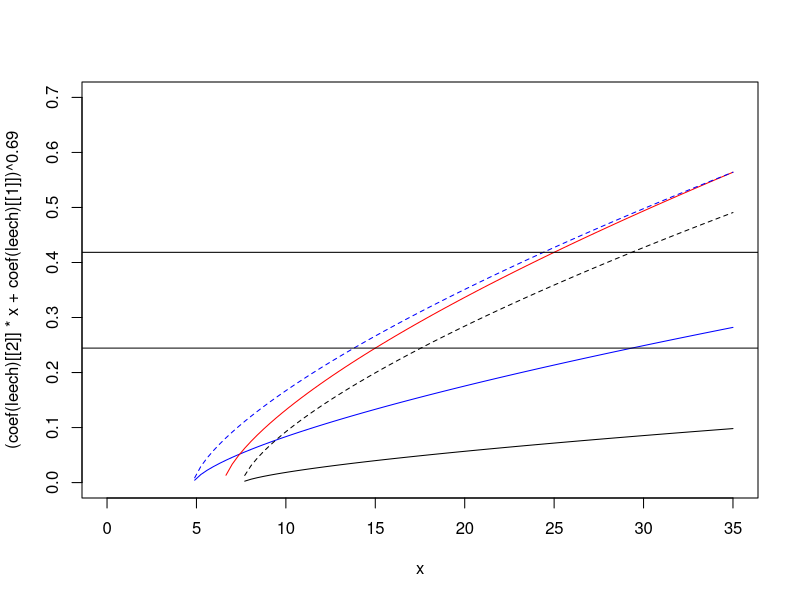

R code for this plot:


## determining the size of leeches et al to use

allo<-read.csv('allometry.csv')

## model of mass as a function of length for each animal
leech<-with(subset(allo,taxon=='leech'),lm(mass~length))
zygo<-with(subset(allo,taxon=='zygoptera'),lm(mass~length))
taban<-with(subset(allo,taxon=='Tabanid'),lm(mass~length))
taban.br<-with(subset(allo,taxon=='br.tabanid'),lm(mass~length))

## the equation for metabolic capacity is:
##         Metabolic = Mass^0.69

## so just replace Mass with the model for length. 
curve((coef(leech)[[2]]*x+coef(leech)[[1]])^0.69,ylim=c(0,0.7),xlim=c(0,35))

curve((coef(zygo)[[2]]*x+coef(zygo)[[1]])^0.69,add=TRUE,col='blue')

curve((coef(taban)[[2]]*x+coef(taban)[[1]])^0.69,add=TRUE,col='red')

#curve((coef(taban.br)[[2]]*x+coef(taban.br)[[1]])^0.69,add=TRUE,col='red',lwd=2)

## these graphs are basically metabolic capacity (y-axis) and total
## length of ONE individual (x-axis)

## So, what density of insects will give approximately similar
## metabolic capacity?
curve(2*((coef(zygo)[[2]]*x+coef(zygo)[[1]])^0.69),add=TRUE,col='blue',lty=2)

curve(5*((coef(leech)[[2]]*x+coef(leech)[[1]])^0.69),add=TRUE,lty=2)

## tried different densities, and found that 2 and 5 worked.  The
## curves look kind of the same.
## so one Tabanid = 2 damselflies = 5 leeches.

#with(allo,points(length,mass^0.69))

## what is the metabolic capacity for a resonable range of tabanid
## body lengths?
goal<-predict(taban,list(length=c(15,25)),type='response')

## OK, so the total metabolic capacity of the predators needs to be in
## this range:
abline(h=goal[[1]]^0.69)
abline(h=goal[[2]]^0.69)

#then just eyeball those lines back.  then, you get the total length
#of all the predators.  divide that total length by the densities, and
#you get the length of each.
predict(leech,list(length=100),type='response')^0.69

## 
